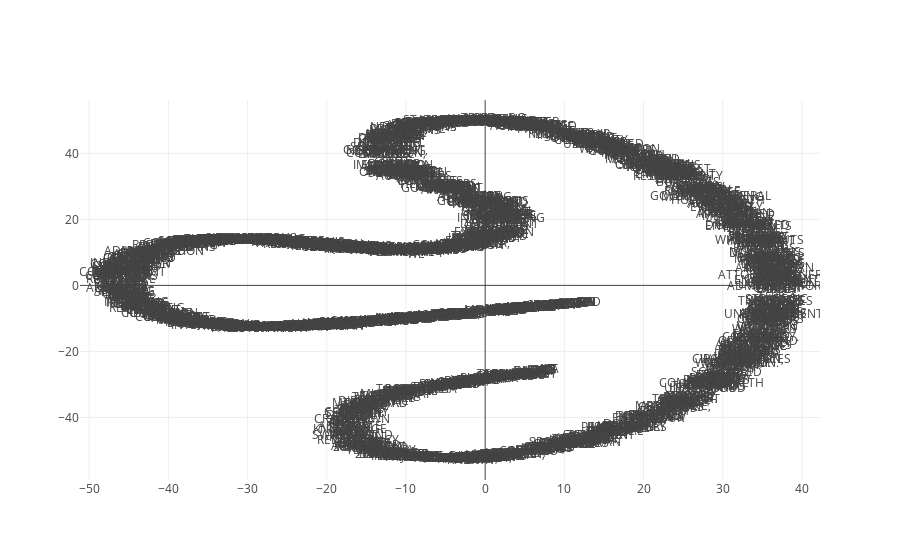

Here is the notebook cell this chart was saved with:
### Code cell
reduce_dimensions(model)

### Figure 1 — Plotly figure (JSON) as saved in the notebook; plotly's stock layout.template omitted (floating-point values rounded to 4 significant figures; data arrays with more than 128 entries replaced by an {"elided": "..."} marker saying what was removed)
{"data": [{"mode": "text", "text": {"elided": "1723 str values"}, "type": "scatter", "x": {"elided": "1723 float values"}, "y": {"elided": "1723 float values"}}], "layout": {}}
